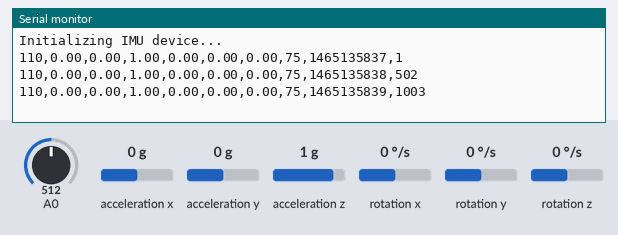
Bench run of a sketch on a simulated Arduino Uno, built for the host (arithmetic inside an expression is 32-bit, double 64-bit). Parts: the last lines printed to the serial monitor. The test bench sets the inputs (shaded band); at power-on: acceleration x 0 g, A0 = 512, acceleration y 0 g, acceleration z 1 g, rotation x 0 °/s, rotation y 0 °/s, rotation z 0 °/s.

Above: at 1.3 s.
1.4 s: acceleration x set to -1.4 g
At 1.9 s:
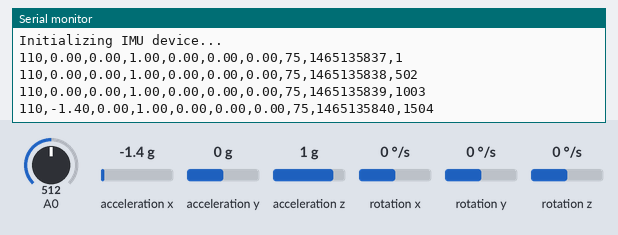
2.9 s: A0 set to 716
At 3.4 s:
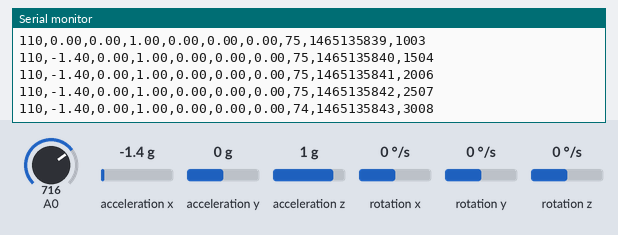
4.4 s: acceleration y set to -1.4 g
At 4.8 s:
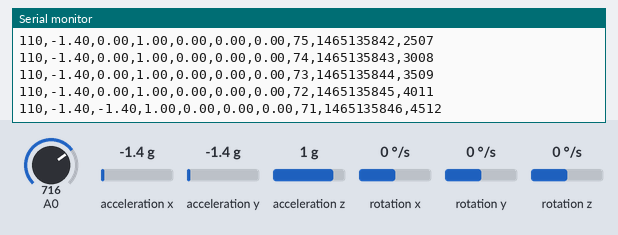
5.9 s: acceleration z set to -1.4 g
At 6.4 s:
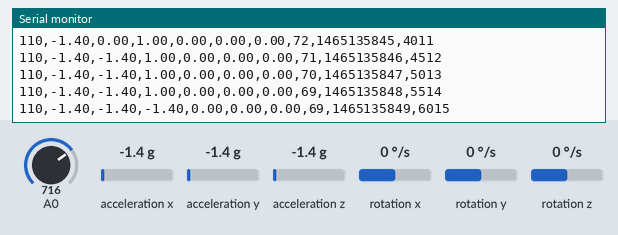
7.4 s: A0 set to 992
At 7.9 s:
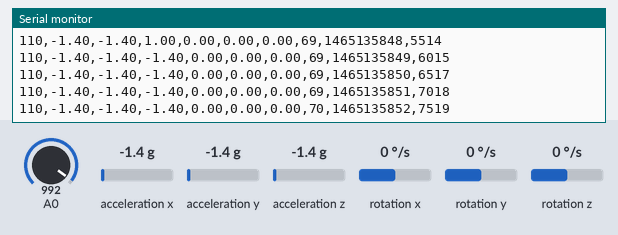
8.9 s: rotation x set to -192 °/s
At 9.4 s:
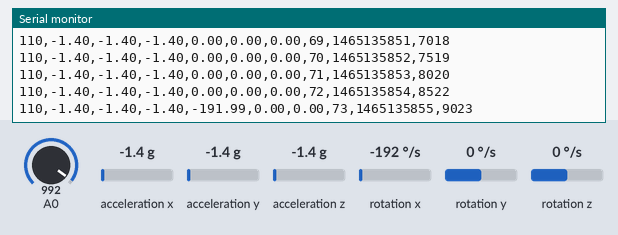

Measured:
- after the input at 1.4 s, the serial monitor: prints a new line after 0.10 s (image 1)
- after the input at 2.9 s, the serial monitor: prints a new line after 0.11 s (image 2)
- after the input at 4.4 s, the serial monitor: prints a new line after 0.11 s (image 3)
- after the input at 5.9 s, the serial monitor: prints a new line after 0.12 s (image 4)
- after the input at 7.4 s, the serial monitor: prints a new line after 0.12 s (image 5)
- after the input at 8.9 s, the serial monitor: prints a new line after 0.12 s (image 6)

The sketch:

dahmos.ino
```cpp
// (licence header left out)
/*
   This sketch example demonstrates how the BMI160 on the
   Intel(R) Curie(TM) module can be used to read accelerometer data
*/

#include "CurieIMU.h"
//#include <DateTime.h>

/*#include <Time.h>*/
/*#define TIME_MSG_LEN  11   // time sync to PC is HEADER followed by unix time_t as ten ascii digits*/
/*#define TIME_HEADER  'T'   // Header tag for serial time sync message*/
/*#define TIME_REQUEST  7    // ASCII bell character requests a time sync message */

int oldHeartRate = 75;  // last heart rate reading from analog input
int playerID = 110;  // last heart rate reading from analog input
long previousMillis = 0;  // last time the heart rate was checked, in ms
unsigned long timeSeed = 1465135837;
unsigned long countZero = 1465135837;
unsigned long now1;


void updateHeartRate() {
  /* Read the current voltage level on the A0 analog input pin.
     This is used here to simulate the heart rate's measurement.
  */
  int heartRateMeasurement = analogRead(A0);
  int heartRate = map(heartRateMeasurement, 0, 1023, 0, 100);
  if (heartRate != oldHeartRate) {      // if the heart rate has changed
 //   Serial.print("Heart Rate is now: "); // print it
    //Serial.println(heartRate);
//    const unsigned char heartRateCharArray[2] = { 0, (char)heartRate };
 //   heartRateChar.setValue(heartRateCharArray, 2);  // and update the heart rate measurement characteristic
    if(heartRate > 60 && heartRate < 180){
      if(heartRate > oldHeartRate){

        oldHeartRate = oldHeartRate + 1;           // save the level for next comparison
      }
      if(heartRate < oldHeartRate){
        oldHeartRate = oldHeartRate - 1;           // save the level for next comparison

      }
      if(heartRate == oldHeartRate){
        oldHeartRate = heartRate;           // save the level for next comparison
      }
    }
  }
}

void setup() {
  Serial.begin(115200); // initialize Serial communication
  while (!Serial);    // wait for the serial port to open
  //setTime(timeSeed);

  // initialize device
  Serial.println("Initializing IMU device...");
  CurieIMU.begin();

  // Set the accelerometer range to 2G
  CurieIMU.setAccelerometerRange(2);
}

void loop() {
  int axRaw, ayRaw, azRaw;         // raw accelerometer values
  float ax, ay, az;
  int gxRaw, gyRaw, gzRaw;         // raw gyro values
  float gx, gy, gz;

  // read raw gyro measurements from device
  CurieIMU.readGyro(gxRaw, gyRaw, gzRaw);

  // convert the raw gyro data to degrees/second
  gx = convertRawGyro(gxRaw);
  gy = convertRawGyro(gyRaw);
  gz = convertRawGyro(gzRaw);

  now1 = millis();

  // read raw accelerometer measurements from device
  CurieIMU.readAccelerometer(axRaw, ayRaw, azRaw);

  // convert the raw accelerometer data to G's
  ax = convertRawAcceleration(axRaw);
  ay = convertRawAcceleration(ayRaw);
  az = convertRawAcceleration(azRaw);

    long currentMillis = millis();
    while (currentMillis - previousMillis >= 200) {
      currentMillis = millis();
      // if 200ms have passed, check the heart rate measurement:
      if (currentMillis - previousMillis >= 200) {
        previousMillis = currentMillis;
        updateHeartRate();
      }
    }
  // display tab-separated accelerometer x/y/z values
    Serial.print(playerID);
    Serial.print(',');
    Serial.print(ax);
    Serial.print(",");
    Serial.print(ay);
    Serial.print(",");
    Serial.print(az);
    Serial.print(',');
    Serial.print(gx);
    Serial.print(",");
    Serial.print(gy);
    Serial.print(",");
    Serial.print(gz);
    Serial.print(",");
    Serial.print(oldHeartRate);
    Serial.print(",");
    //Serial.print(DateTime.now());
    Serial.print(countZero);
    Serial.print(",");
    Serial.println(millis());
    countZero++;

  // wait 5 seconds
  delay(500);
}

float convertRawAcceleration(int aRaw) {
  // since we are using 2G range
  // -2g maps to a raw value of -32768
  // +2g maps to a raw value of 32767

  float a = (aRaw * 2.0) / 32768.0;

  return a;
}


float convertRawGyro(int gRaw) {
  // since we are using 250 degrees/seconds range
  // -250 maps to a raw value of -32768
  // +250 maps to a raw value of 32767

  float g = (gRaw * 250.0) / 32768.0;

  return g;

}
```
